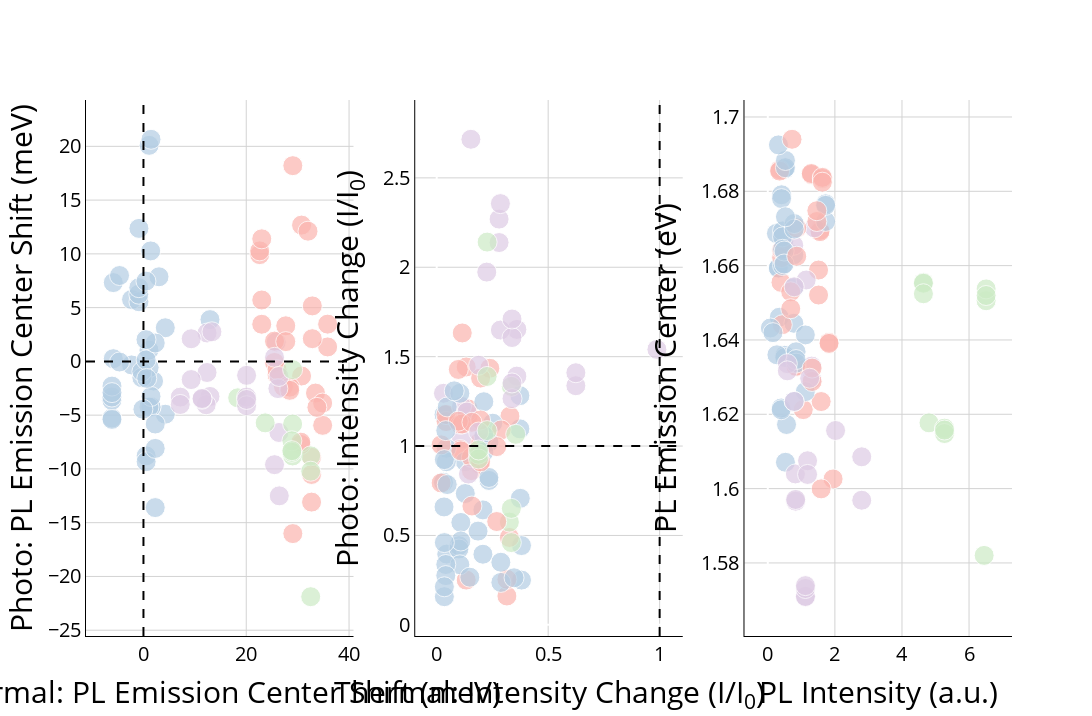

Write notebook code for a chart like this one.
### Code cell
import plotly.graph_objs as go
from plotly.subplots import make_subplots
import matplotlib.pyplot as plt
import numpy as np
from matplotlib import colors as mcolors

hover_text = df_.index.astype(str) + ': ' + df_['compstring']

from matplotlib.colors import ListedColormap
import matplotlib.pyplot as plt
import numpy as np

symbol_size = 20
# Convert ListedColormap to a list of hex color codes
colors = [mcolors.rgb2hex(cmap(i)) for i in np.linspace(0, 1, cmap.N)]


unique_labels = sorted(df_['label_se_km'].unique())
color_mapping = dict(zip(unique_labels, colors))

# Apply color mapping to DataFrame
df_['color'] = df_['label_se_km'].map(color_mapping)

# Create subplots
fig = make_subplots(rows=1, cols=3)#, subplot_titles=("Plot 1", "Plot 2", "Plot 3"))


# Plot 2 with hover info and color mapping
fig.add_trace(go.Scatter(
    x=df_['thermal_intensityshift'],
    y=df_['photo_intensityshift'],
    mode='markers',
    marker=dict(
        color=df_['color'],
        size=df_['centroid'].map({"Composition": symbol_size, "Feature": symbol_size, "None": symbol_size}),

        # symbol=df_['centroid'].map({"Composition": "x", "Feature": "circle", "None": "circle"}),
        # size=df_['centroid'].map({"Composition": 15, "Feature": 7, "None": 7}),

        # size=df_['centroid'].map({"Composition": 10, "Feature": 7, "None": 5}),
        # symbol=df_['centroid'].map({"Composition": "circle", "Feature": "square", "None": "diamond"}),
    ),
    text=hover_text,  # Hover text
    hoverinfo='text+x+y',
    showlegend=False,
), row=1, col=2)

# Add horizontal and vertical lines
fig.add_hline(y=1, line_dash="dash", line_color="black", row=1, col=2)
fig.add_vline(x=1, line_dash="dash", line_color="black", row=1, col=2)

# Plot 3 with hover info and color mapping
fig.add_trace(go.Scatter(
    x=df_['thermal_colorshift'],
    y=df_['photo_colorshift']*1e3,
    mode='markers',
    marker=dict(
        color=df_['color'],
        size=df_['centroid'].map({"Composition": symbol_size, "Feature": symbol_size, "None": symbol_size}),

        # symbol=df_['centroid'].map({"Composition": "x", "Feature": "circle", "None": "circle"}),
        # size=df_['centroid'].map({"Composition": 15, "Feature": 7, "None": 7}),

        # size=df_['centroid'].map({"Composition": 10, "Feature": 7, "None": 5}),
        # symbol=df_['centroid'].map({"Composition": "circle", "Feature": "square", "None": "diamond"}),
    ),
    text=hover_text,  # Hover text
    hoverinfo='text+x+y',
    showlegend=False,
), row=1, col=1)

# Add horizontal and vertical lines
fig.add_hline(y=0, line_dash="dash", line_color="black", row=1, col=1)
fig.add_vline(x=0, line_dash="dash", line_color="black", row=1, col=1)



axis_label_size = 30
fig.update_xaxes(title_text="PL Intensity (a.u.)", 
                 title_font={"size": axis_label_size}, 
                 row=1, col=3)
fig.update_yaxes(title_text="PL Emission Center (eV)", 
                 title_font={"size": axis_label_size}, 
                 row=1, col=3)

# Update axes titles with subscripts using HTML-like formatting
fig.update_xaxes(title_text="Thermal: Intensity Change (I/I<sub>0</sub>)", 
                 title_font={"size": axis_label_size}, 
                 row=1, col=2)
fig.update_yaxes(title_text="Photo: Intensity Change (I/I<sub>0</sub>)", 
                 title_font={"size": axis_label_size}, 
                 row=1, col=2)
fig.update_xaxes(title_text="Thermal: PL Emission Center Shift (meV)", 
                 title_font={"size": axis_label_size}, 
                 row=1, col=1)
fig.update_yaxes(title_text="Photo: PL Emission Center Shift (meV)", 
                 title_font={"size": axis_label_size}, 
                 row=1, col=1)


# Plot 1 with hover info and color mapping
fig.add_trace(go.Scatter(
    x=df_['redplspec_intensity'],
    y=df_['redplspec_peakev'],
    mode='markers',
    marker=dict(
        color=df_['color'],  # Apply color mapping
        size=df_['centroid'].map({"Composition": symbol_size, "Feature": symbol_size, "None": symbol_size}),
        # symbol=df_['centroid'].map({"Composition": "circle", "Feature": "square", "None": "diamond"}),
        # symbol=df_['centroid'].map({"Composition": "x", "Feature": "circle", "None": "circle"}),

    ),
    text=hover_text,  # Hover text
    hoverinfo='text+x+y',  # Show hover text along with x and y values
    showlegend=False,
    #xlim and y lim
    
    
), row=1, col=3)





# Layout adjustments
fig.update_layout(
    height=2150/3, width=2000,
    showlegend=False,
    # title_text="Your Plots",
    paper_bgcolor='white',  # Set the background color to white
    plot_bgcolor='white',   # Set the plotting area background to white
)

## Update axes with larger tick labels
fig.update_xaxes(
    linecolor='black',  # Set x-axis line color to black
    tickcolor='black',  # Set x-axis tick color to black
    tickwidth=2,       # Set x-axis tick width
    ticklen=10,        # Set x-axis tick length
    title_font=dict(color='black'),  # Set x-axis title color to black
    tickfont=dict(size=20, color='black'),  # Increase x-axis tick label size
    showgrid=True,  # Optionally, show gridlines
    gridcolor='lightgrey'  # Optionally, set gridline color
)
fig.update_yaxes(
    linecolor='black',  # Set y-axis line color to black
    tickcolor='black',  # Set y-axis tick color to black
    tickwidth=2,       # Set y-axis tick width
    ticklen=10,        # Set y-axis tick length
    title_font=dict(color='black'),  # Set y-axis title color to black
    tickfont=dict(size=20, color='black'),  # Increase y-axis tick label size
    showgrid=True,  # Optionally, show gridlines
    gridcolor='lightgrey'  # Optionally, set gridline color
)


fig.show()
